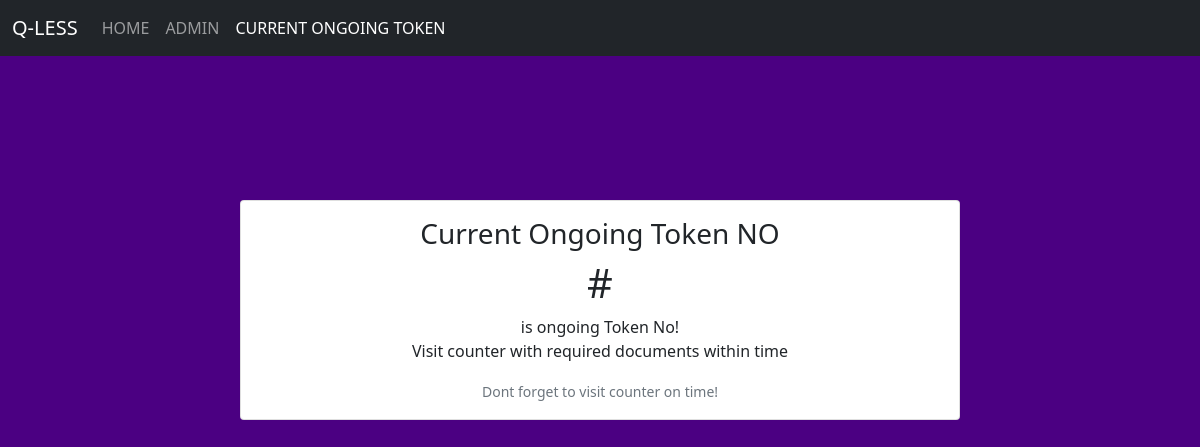
The page /currenttoken/ on the database as committed earlier.
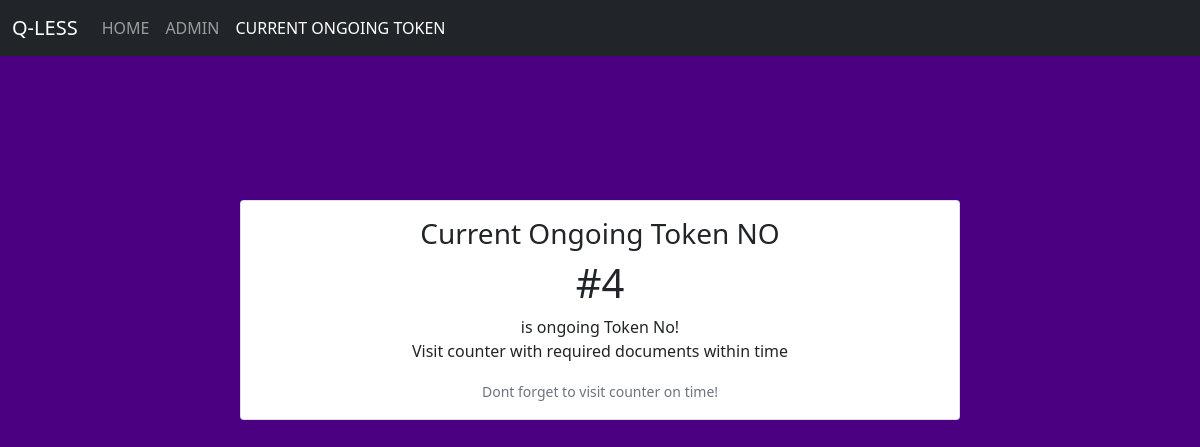
The same page on the database as committed later.
### Tokenapp/models.py (models this page shows, shortened)
class CurrentToken(models.Model):
    token = models.IntegerField(default=0)

### Tokenapp/views.py (the view)
# urls.py: path("currenttoken/",views.currenttoken,name="alumnicurrenttoken"),
def currenttoken(request):
    current = CurrentToken.objects.last()
    context = {
        'currenttokennum' : current,
    }
    return render(request, 'currenttoken.html',context)

### templates/currenttoken.html (shortened to what this page needs)
{% load static %}
<!DOCTYPE html>
<html lang="en">
<head>
  <link href="https://cdn.jsdelivr.net/npm/bootstrap@5.0.1/dist/css/bootstrap.min.css" rel="stylesheet">
</head>
<body style="background-color:indigo;">
    <nav class="navbar navbar-expand-lg navbar-dark  bg-dark">
        <div class="container-fluid">
          <a class="navbar-brand" href="#">Q-LESS</a>
          <div class="collapse navbar-collapse" id="navbarSupportedContent">
            <ul class="navbar-nav me-auto mb-2 mb-lg-0">
              <li class="nav-item">
                <a class="nav-link " aria-current="page" href="/">HOME</a>
              </li>
              <li class="nav-item">
                <a class="nav-link" href="/adminview" target="_blank">ADMIN</a>
              </li>
              <li class="nav-item">
                <a class="nav-link active" href="/currenttoken" target="_blank">CURRENT ONGOING TOKEN</a>
              </li>
            </ul>
          </div>
        </div>
    </nav><br><br><br><br><br><br>
      <center>
      <div style="height: 20vh;width: 60vw;display: block;">
          <div class="card mb-3">
            <div class="card-body">
              <h3>Current Ongoing Token NO</h3>
              <h5 class="card-title"><h1>#{{ currenttokennum.token }}</h1> is ongoing Token No!</h5>
              <p class="card-text">Visit counter with required documents within time</p>
              <p class="card-text"><small class="text-muted">Dont forget to visit counter on time!</small></p>
            </div>
          </div>
      </div>
      </center>
</body>
</html>

Rows that differ between the two databases and show on the page:
added CurrentToken: token "4"
